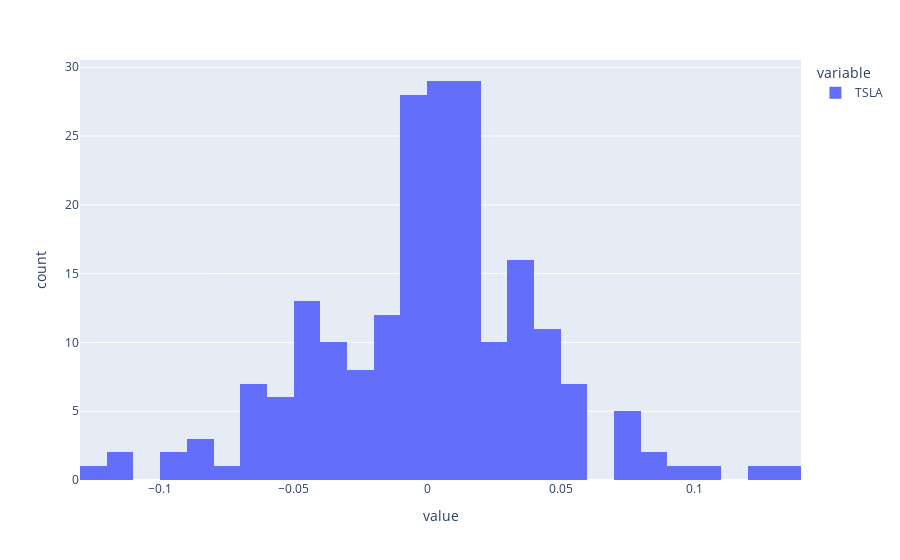

Notebook code for this chart:
### Code cell
Close["TSLA"].pct_change().plot(kind="hist")

### Figure 1 — Plotly figure (JSON) as saved in the notebook; plotly's stock layout.template omitted (floating-point values rounded to 4 significant figures; data arrays with more than 128 entries replaced by an {"elided": "..."} marker saying what was removed)
{"data": [{"alignmentgroup": "True", "bingroup": "x", "hovertemplate": "variable=TSLA<br>value=%{x}<br>count=%{y}<extra></extra>", "legendgroup": "TSLA", "marker": {"color": "#636efa", "pattern": {"shape": ""}}, "name": "TSLA", "offsetgroup": "TSLA", "orientation": "v", "showlegend": true, "type": "histogram", "x": {"elided": "207 float values"}, "xaxis": "x", "yaxis": "y"}], "layout": {"barmode": "relative", "legend": {"title": {"text": "variable"}, "tracegroupgap": 0}, "margin": {"t": 60}, "xaxis": {"anchor": "y", "domain": [0, 1], "title": {"text": "value"}}, "yaxis": {"anchor": "x", "domain": [0, 1], "title": {"text": "count"}}}}
